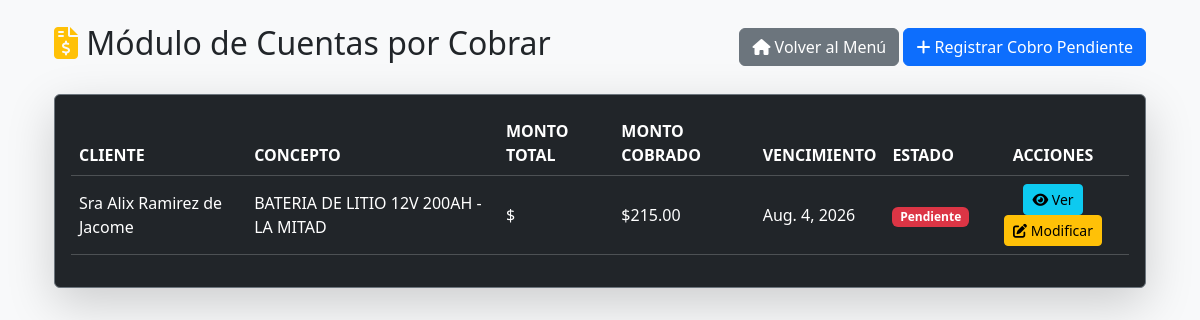
The page /cuentas-por-cobrar/ on the database its author committed.
### gestion/models.py (models this page shows, shortened)
class CuentaPorCobrar(models.Model):
    ESTADOS = [
        ("PEND", "Pendiente"),
        ("PAG", "Pagado"),
        ("VENC", "Vencido"),
    ]
    cliente = models.ForeignKey(Cliente, on_delete=models.CASCADE, verbose_name="Cliente")
    concepto = models.CharField(max_length=200, verbose_name="Concepto")
    monto_deuda = models.DecimalField(max_digits=10, decimal_places=2, verbose_name="Monto Total")
    monto_cobrado = models.DecimalField(max_digits=10, decimal_places=2, default=0.00, verbose_name="Monto Abonado / Cobrado")
    fecha_emision = models.DateField(verbose_name="Fecha de Emisión")
    fecha_vencimiento = models.DateField(verbose_name="Fecha de Vencimiento")
    estado = models.CharField(max_length=4, choices=ESTADOS, default="PEND", verbose_name="Estado")
    observaciones = models.TextField(blank=True, null=True, verbose_name="Observaciones")

class Cliente(models.Model):
    nombre = models.CharField(max_length=100)
    rif_cedula = models.CharField(
        max_length=50, blank=True, null=True, verbose_name="Rif o Cédula"
    )
    telefono = models.CharField(max_length=20, blank=True, null=True)
    direccion = models.TextField(
        blank=True, null=True, verbose_name="Dirección"
    )
    nota_privada = models.TextField(
        blank=True, null=True, verbose_name="Nota Privada"
    )
    foto = models.ImageField(upload_to="clientes/", blank=True, null=True)
    latitud = models.DecimalField(
        max_digits=9, decimal_places=6, blank=True, null=True
    )
    longitud = models.DecimalField(
        max_digits=9, decimal_places=6, blank=True, null=True
    )
    def __str__(self):
        return (
            f"{self.nombre} ({self.rif_cedula})"
            if self.rif_cedula
            else self.nombre
        )

### gestion/views.py (the view)
# urls.py: path("cuentas-por-cobrar/", views.lista_cuentas_por_cobrar, name="lista_cuentas_por_cobrar"),
def lista_cuentas_por_cobrar(request):
    return render(request, 'gestion/lista_cuentas_por_cobrar.html', {'cuentas': CuentaPorCobrar.objects.all().order_by('fecha_vencimiento')})

### gestion/templates/gestion/lista_cuentas_por_cobrar.html
{% extends 'gestion/base.html' %}
{% block content %}
<div class="container-fluid mt-4">
    <div class="d-flex justify-content-between align-items-center mb-4">
        <h2><i class="fas fa-file-invoice-dollar text-warning"></i> Módulo de Cuentas por Cobrar</h2>
        <div>
            <a href="{% url 'dashboard' %}" class="btn btn-secondary">
                <i class="fas fa-home"></i> Volver al Menú
            </a>
            <a href="{% url 'registrar_cxc' %}" class="btn btn-primary">
                <i class="fas fa-plus"></i> Registrar Cobro Pendiente
            </a>
        </div>
    </div>
    <div class="card bg-dark text-white shadow-lg border-secondary">
        <div class="card-body">
            <div class="table-responsive">
                <table class="table table-dark table-hover align-middle">
                    <thead>
                        <tr>
                            <th>CLIENTE</th>
                            <th>CONCEPTO</th>
                            <th>MONTO TOTAL</th>
                            <th>MONTO COBRADO</th>
                            <th>VENCIMIENTO</th>
                            <th>ESTADO</th>
                            <th class="text-center">ACCIONES</th>
                        </tr>
                    </thead>
                    <tbody>
                        {% for cuenta in cuentas %}
                        <tr>
                            <td>{{ cuenta.cliente }}</td>
                            <td>{{ cuenta.concepto }}</td>
                            <td>${{ cuenta.monto_total }}</td>
                            <td>${{ cuenta.monto_cobrado }}</td>
                            <td>{{ cuenta.fecha_vencimiento }}</td>
                            <td>
                                <span class="badge {% if cuenta.estado == 'PAGADO' %}bg-success{% else %}bg-danger{% endif %}">
                                    {{ cuenta.get_estado_display|default:cuenta.estado }}
                                </span>
                            </td>
                            <td class="text-center">
                                <a href="{% url 'ver_cuenta_por_cobrar' cuenta.pk %}" class="btn btn-sm btn-info" title="Ver detalle">
                                    <i class="fas fa-eye"></i> Ver
                                </a>
                                <a href="{% url 'modificar_cuenta_por_cobrar' cuenta.pk %}" class="btn btn-sm btn-warning" title="Modificar">
                                    <i class="fas fa-edit"></i> Modificar
                                </a>
                            </td>
                        </tr>
                        {% empty %}
                        <tr>
                            <td colspan="7" class="text-center text-muted py-4">
                                No hay cuentas por cobrar registradas actualmente.
                            </td>
                        </tr>
                        {% endfor %}
                    </tbody>
                </table>
            </div>
        </div>
    </div>
</div>
{% endblock %}

### rows shown on the page
CuentaPorCobrar: cliente "Sra Alix Ramirez de Jacome", concepto "BATERIA DE LITIO 12V 200AH - LA MITAD", monto_cobrado "215.00", fecha_vencimiento "Aug. 4, 2026", estado "Pendiente"
